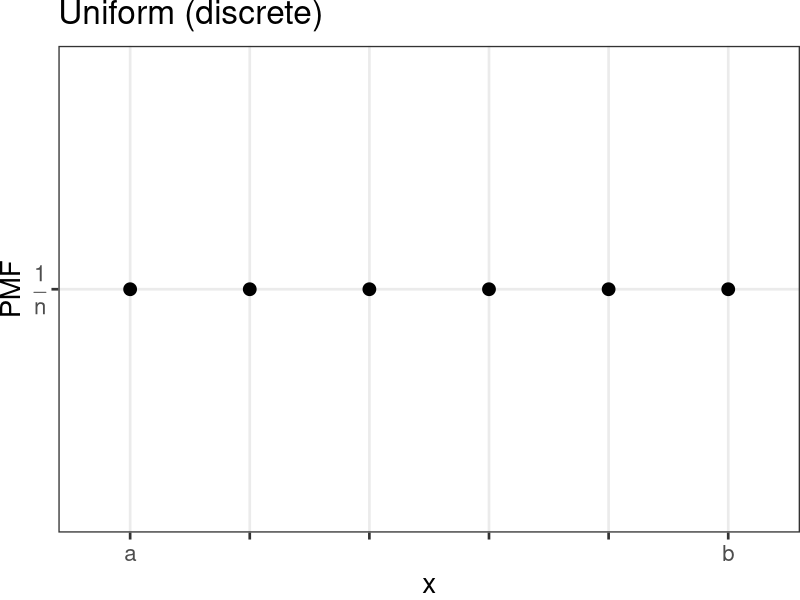
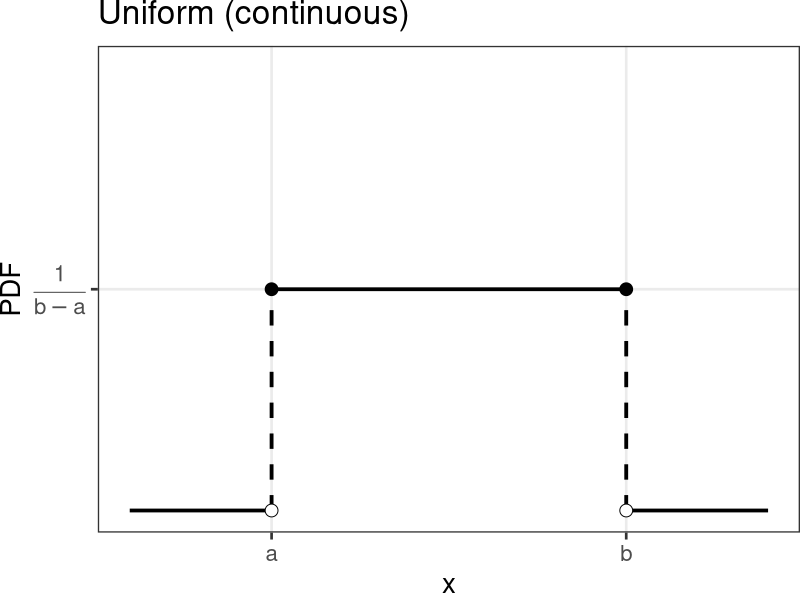
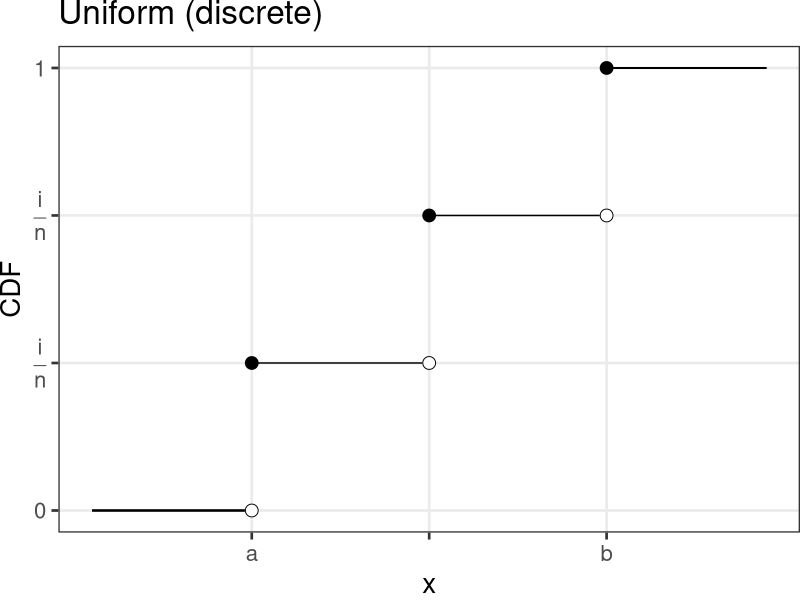
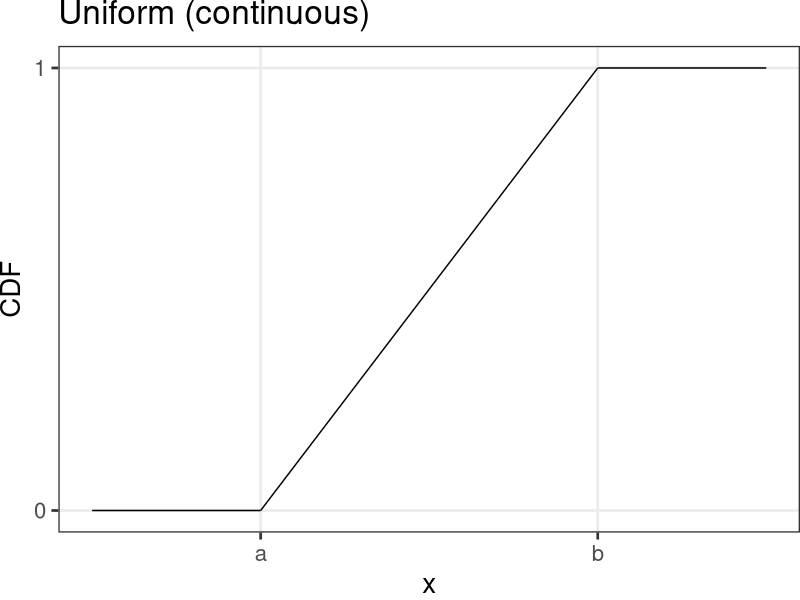
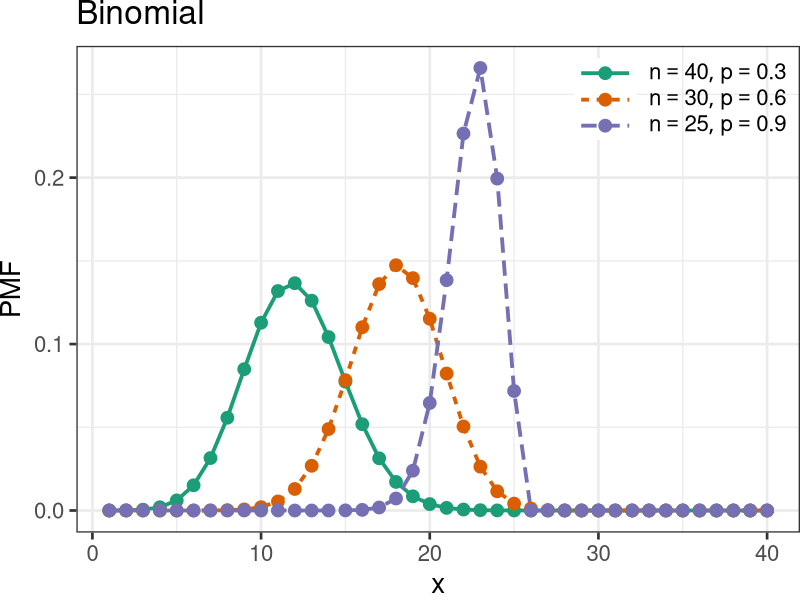
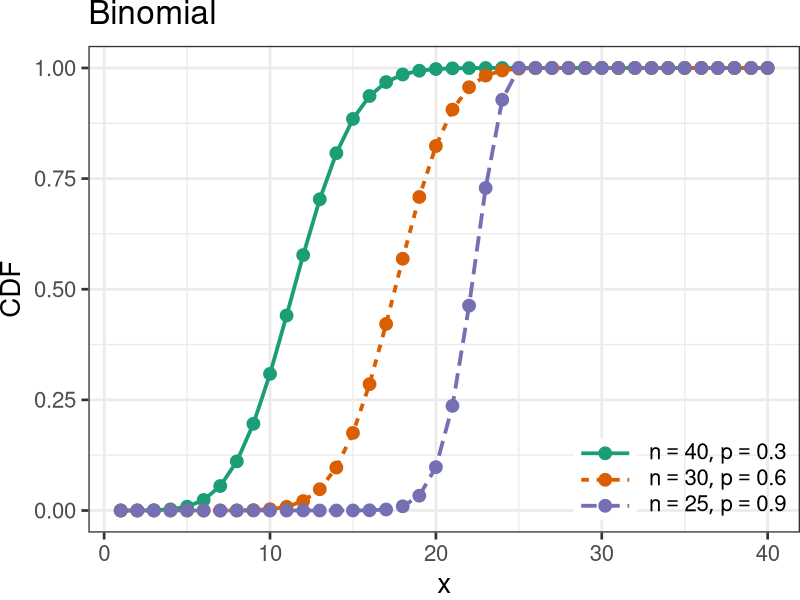
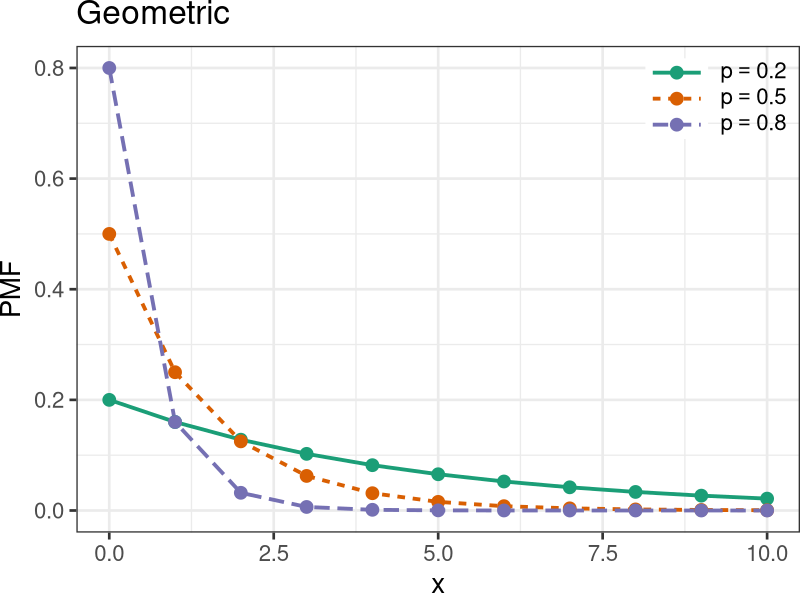
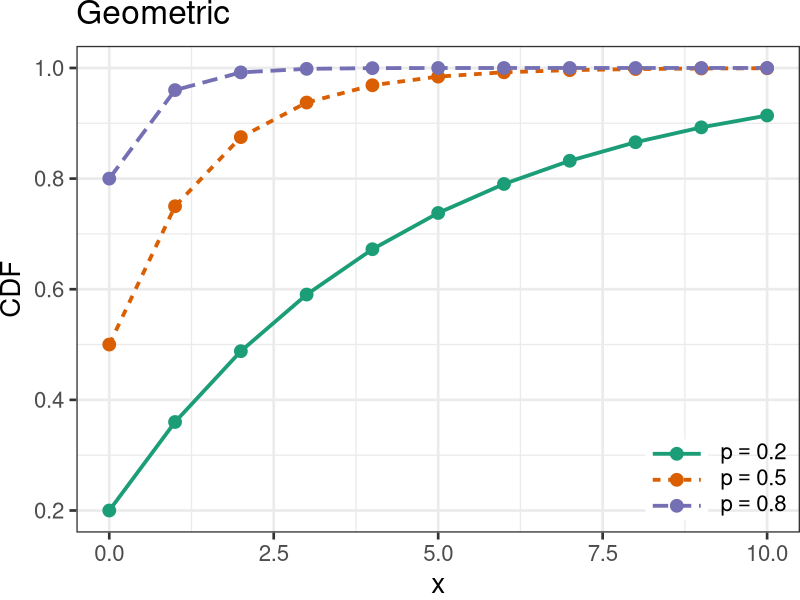

The R source for these figures, in order:
# Install needed packages if necessary
needed_packages = c("ggplot2", "reshape2", "grid", "RColorBrewer", "VGAM")
if (length(setdiff(needed_packages, rownames(installed.packages()))) > 0) {
  install.packages(setdiff(needed_packages, rownames(installed.packages())),
                   dependencies=TRUE, repos="http://cran.r-project.org")
}

library(ggplot2)
library(reshape2)
library(grid)
library(RColorBrewer)
library(VGAM) # [dp]pareto

# The default build remains English. Set STAT_COOKBOOK_LANG=ru to create the
# localized plots for the Russian edition in ru/figs/.
language = Sys.getenv("STAT_COOKBOOK_LANG", "en")
if (!language %in% c("en", "ru"))
  stop("STAT_COOKBOOK_LANG must be 'en' or 'ru'")

plot.titles.ru = c(
  "Uniform (discrete)" = "Равномерное (дискретное)",
  "Uniform (continuous)" = "Равномерное (непрерывное)",
  "Binomial" = "Биномиальное",
  "Geometric" = "Геометрическое",
  "Poisson" = "Пуассона",
  "Normal" = "Нормальное",
  "Log-Normal" = "Логнормальное",
  "Exponential" = "Экспоненциальное",
  "Gamma" = "Гамма",
  "Inverse Gamma" = "Обратное гамма-распределение",
  "Beta" = "Бета",
  "Weibull" = "Вейбулла",
  "Pareto" = "Парето"
)

localize.title = function(title) {
  if (language != "ru" || !is.character(title))
    return(title)
  translated = unname(plot.titles.ru[title])
  if (length(translated) == 0 || is.na(translated)) title else translated
}

localize.mode = function(mode) {
  if (language != "ru")
    return(toupper(mode))
  c(pmf="Функция\nвероятностей",
    pdf="Плотность\nвероятности",
    cdf="Функция\nраспределения")[[mode]]
}

line_width = 1.3
point_size = 4
theme_set(theme_bw(base_size=20,
                   base_family=if (language == "ru") "Arial" else ""))
theme_update(legend.background=element_rect(fill=alpha("white", 0)),
             legend.key=element_rect(colour="white"),
             legend.key.width=unit(3, "lines"),
             plot.margin=unit(rep(0, 4), "lines"))

# FIXME: is it possible to move this statement into theme_update?
scale_color_discrete = function(...) scale_color_brewer(..., palette="Dark2")


# --------------------------------------------------------------------------- #

make.dist.fn <- function(mode, dist) {
  if (mode == "cdf")
    eval(parse(text=paste("p", dist, sep="")))
  else if (mode == "pdf" || mode == "pmf")
    eval(parse(text=paste("d", dist, sep="")))
  else
    stop("invalid mode: must be 'cdf' or 'pdf/pmf'")
}

make.data <- function(mode, dist, theta, xseq) {
  dist.fn <- make.dist.fn(mode, dist)
  unary <- function(...) function(x) dist.fn(x, ...)
  data.fns <- apply(theta, 1, function(x) do.call(unary, as.list(t(x))))
  values <- data.frame(sapply(data.fns, function(f) f(xseq)))
  cbind(x=xseq, values)
}

plot.dist <- function(xseq, theta, dist, mode, title, lab.fn) {
  values <- make.data(mode, dist, theta, xseq)
  molten <- melt(values, 1)
  labels <- apply(theta, 1, function(x) do.call(lab.fn, as.list(t(x))))
  p <- ggplot(molten, aes(x=x, y=value, color=variable, linetype=variable)) +
       ggtitle(localize.title(title)) +
       ylab(localize.mode(mode)) +
       scale_color_discrete(labels=labels) +
       scale_linetype_discrete(labels=labels)

  # We position the legend for CDFs bottom-right and for P[MD]Fs top-right.
  if (mode == "cdf")
    p <- p + theme(legend.title=element_blank(),
                   legend.justification=c(1, 0),
                   legend.position=c(1, 0))
  else
    p <- p + theme(legend.title=element_blank(),
                   legend.justification=c(1, 1),
                   legend.position=c(1, 1))
  p
}

plot.discrete <- function(from, to, ...) {
  xseq <- seq(from, to)
  plot.dist(xseq, ...) +
    geom_line(size=line_width) +
    geom_point(size=point_size)
}

plot.continuous <- function(from, to, ...) {
  xseq <- seq(from, to, by=0.01)
  plot.dist(xseq, ...) +
    geom_line(size=line_width)
}

# --------------------------------------------------------------------------- #

plot.uniform.cdf.discrete <- function() {
  xseq <- 3:7
  x <- melt(as.data.frame(cbind(xseq, ecdf(xseq)(xseq))), 1)
  ggplot(x, aes(x=xseq, y=value)) +
    geom_point(size=point_size) +
    geom_segment(aes(x=xseq, y=value, xend=xseq+1, yend=value)) +
    geom_segment(aes(x=3.1, y=0.2, xend=4, yend=0.2)) +
    geom_segment(aes(x=6, y=0.8, xend=6.9, yend=0.8)) +
    geom_point(aes(x=xseq+1), size=point_size, color="white", shape=19) +
    geom_point(aes(x=xseq+1), size=point_size, shape=1) +
    ggtitle(localize.title("Uniform (discrete)")) +
    labs(x="x", y=localize.mode("cdf")) +
    theme(panel.grid.minor=element_blank()) +
    scale_x_continuous(name="x", limits=c(3.1, 6.9), breaks=4:6,
                       labels=c("a", "", "b")) +
    scale_y_continuous(name=localize.mode("cdf"), limits=c(0.2, 0.8),
                       breaks=c(0.2, 0.4, 0.6, 0.8),
                       labels=c(0, expression(frac(i, n)),
                                expression(frac(i, n)), 1.0))
}

plot.uniform.cdf.continuous <- function() {
  x <- as.data.frame(rbind(c(0,0,2,0), c(2,0,6,1), c(6,1,8,1)))
  ggplot(x) +
    geom_segment(aes(x=V1, y=V2, xend=V3, yend=V4)) +
    ggtitle(localize.title("Uniform (continuous)")) +
    labs(x="x", y=localize.mode("cdf")) +
    theme(panel.grid.minor=element_blank()) +
    scale_x_continuous(breaks=c(2,6), labels=c("a", "b")) +
    scale_y_continuous(limits=0:1, breaks=0:1, labels=0:1)
}

plot.uniform.pmf <- function() {
  xseq <- 3:8
  ggplot(data.frame(x0=factor(xseq), x1=xseq, y0=0, y1=0.5)) +
    aes(x=x0, y=y1) +
    geom_point(size=point_size) +
#    geom_segment(aes(x=x1, xend=x1, y=y0, yend=y1), linetype="dashed") +
    labs(title=localize.title("Uniform (discrete)")) +
    theme(panel.grid.minor=element_blank()) +
    scale_x_discrete(name="x",
                     breaks=xseq,
                     limits=1:10,
                     labels=c("a", rep("", length(xseq)-2), "b")) +
    scale_y_continuous(name=localize.mode("pmf"),
                       breaks=0.5,
                       limits=0:1,
                       labels=expression(frac(1, n)))
}

plot.uniform.pdf <- function() {
  solid <- data.frame(x0=c(1, 3,   8),
                      x1=c(3, 8,  10),
                      y0=c(0, 0.5, 0),
                      y1=c(0, 0.5, 0))
  dashed <- data.frame(x0=c(solid[1,2], solid[3,1]),
                       x1=c(solid[1,2], solid[2,2]),
                       y0=c(solid[1,3], solid[3,3]),
                       y1=c(solid[2,3], solid[2,4]))
  filled <- data.frame(x=c(solid[2,1], solid[3,1]),
                       y=c(solid[2,3], solid[2,3]))
  hollow <- data.frame(x=c(solid[2,1], solid[3,1]),
                       y=c(solid[1,3], solid[3,3]))

  ggplot(solid) +
    geom_segment(aes(x=x0, xend=x1, y=y0, yend=y1), size=line_width) +
    geom_segment(data=dashed,
                 aes(x=x0, xend=x1, y=y0, yend=y1),
                 size=line_width,
                 linetype="dashed") +
    geom_point(data=filled, aes(x=x, y=y), size=point_size) +
    geom_point(data=hollow, aes(x=x, y=y), size=point_size, shape=21,
               fill="white") +
    theme(panel.grid.minor=element_blank()) +
    ggtitle(localize.title("Uniform (continuous)")) +
    scale_x_continuous(name="x",
                       breaks=c(solid[1,2], solid[3,1]),
                       limits=c(solid[1,1], solid[3,2]),
                       labels=c("a", "b")) +
    scale_y_continuous(name=localize.mode("pdf"),
                       breaks=solid[2,3],
                       limits=0:1,
                       labels=expression(frac(1, b-a)))
}

# --------------------------------------------------------------------------- #

plot.binomial = function(mode, xmin=1, xmax=40,
                         theta=data.frame(n=c(40, 30, 25), p=c(0.3, 0.6, 0.9)),
                         title="Binomial") {
  lab.fn <- function(x, y) substitute(list(n==i, p==j), list(i=x, j=y))
  plot.discrete(xmin, xmax, theta, "binom", mode, title, lab.fn)
}

plot.geometric <- function(mode, xmin=0, xmax=10,
                           theta=data.frame(p=c(0.2, 0.5, 0.8)),
                           title="Geometric") {
  lab.fn <- function(x) substitute(p==i, list(i=x))
  plot.discrete(xmin, xmax, theta, "geom", mode, title, lab.fn)
}

plot.poisson <- function(mode, xmin=0, xmax=20,
                         theta=data.frame(lambda=c(1,4,10)),
                         title="Poisson") {
  lab.fn <- function(x) substitute(lambda==i, list(i=x))
  plot.discrete(xmin, xmax, theta, "pois", mode, title, lab.fn)
}

# --------------------------------------------------------------------------- #

plot.normal <- function(mode, xmin=-5, xmax=5,
                        theta=data.frame(mu=c(0,0,0,-2), s2=c(0.2,1,5,0.5)),
                        title="Normal") {
  lab.fn <- function(x, y) substitute(list(mu==i, sigma^2==j), list(i=x, j=y))
  plot.continuous(xmin, xmax, theta, "norm", mode, title, lab.fn)
}

plot.lognormal <- function(mode, xmin=0, xmax=3,
                          theta=data.frame(mu=c(0,2,0,1/2,1/4,1/8),
                              s2=c(3,2,1,1,1,1)), title="Log-Normal") {
  lab.fn <- function(x, y) substitute(list(mu==i, sigma^2==j), list(i=x, j=y))
  p <- plot.continuous(xmin, xmax, theta, "lnorm", mode, title, lab.fn)
  if (mode == "cdf")
    p <- p + theme(legend.justification=c(0, 1), legend.position=c(0, 1))

  p
}

plot.student <- function(mode, xmin=-5, xmax=5,
                        theta=data.frame(c(1,2,5,Inf)),
                        title=if (language == "ru")
                          expression("Стьюдента" ~ italic(t)) else
                          expression(bold("Student\'s") ~ italic(t))) {
  lab.fn <- function(x) {
    if (x == Inf)
      quote(nu==infinity)
    else
      substitute(nu==i, list(i=x))
  }

  plot.continuous(xmin, xmax, theta, "t", mode, title, lab.fn)
}

plot.chisquare <- function(mode, xmin=0, xmax=8,
                           theta=data.frame(1:5),
                           title=expression(chi^2)) {
  lab.fn <- function(x) substitute(k==i, list(i=x))
  plot.continuous(xmin, xmax, theta, "chisq", mode, title, lab.fn)
}

plot.f <- function(mode, xmin=0, xmax=5,
                   theta=data.frame(d1=c(1,2,5,100,100), d2=c(1,1,2,1,100)),
                   title="F") {
  lab.fn <- function(x, y) substitute(list(d[1]==i, d[2]==j), list(i=x, j=y))
  plot.continuous(xmin, xmax, theta, "f", mode, title, lab.fn)
}

plot.exp <- function(mode, xmin=0, xmax=5,
                     theta=data.frame(c(2,1,0.4)),
                     title="Exponential") {
  lab.fn <- function(x) substitute(beta==i, list(i=1/x))
  plot.continuous(xmin, xmax, theta, "exp", mode, title, lab.fn)
}

plot.gamma <- function(mode, xmin=0, xmax=20,
                       theta=data.frame(a=c(1,2,3,5,9), b=c(0.5,0.5,0.5,1,2)),
                       title="Gamma") {
  lab.fn <- function(x, y) substitute(list(alpha==i, beta==j), list(i=x, j=y))
  plot.continuous(xmin, xmax, theta, "gamma", mode, title, lab.fn)
}

dinvgamma <- function(x, shape = 1, rate = 1, scale = 1/rate, log = FALSE) {
  logval <- shape * log(rate) - lgamma(shape) - (shape+1) * log(x) - rate/x
  if (log)
    logval
  else
    exp(logval)
}

pinvgamma <- function(q, shape = 1, rate = 1, scale = 1/rate,
                      lower.tail = TRUE, log.p = FALSE) {
  pgamma(1 / q, shape, rate, scale, !lower.tail, log.p)
}

plot.invgamma <- function(mode, xmin=0, xmax=5,
                          theta=data.frame(a=c(1,2,3,3), b=c(1,1,1,0.5)),
                          title="Inverse Gamma") {
  lab.fn <- function(x, y) substitute(list(alpha==i, beta==j), list(i=x, j=y))
  plot.continuous(xmin, xmax, theta, "invgamma", mode, title, lab.fn)
}

#plot.dirichlet = function()
#{
#  require(MCMCpack)
#
#  a = list(c(6,2,2), c(3,7,5), c(6,2,6), c(2,3,4))
#  seqs = seq(0, 15, by=0.01) # FIXME: choose right input
#  f = function(v) ddirichlet(cbind(seqs, seqs, seqs), v)
#
#  # TODO
#  mapply(f, a, b)
#
#  s = function(k) substitute(list(alpha == i), list(i=a[k]))
#  labs = lapply(1:length(a), s)
#}

plot.beta <- function(mode, xmin=0, xmax=1,
                       theta=data.frame(a=c(0.5,5,1,2,2), b=c(0.5,1,3,2,5)),
                       title="Beta") {
  lab.fn <- function(x, y) substitute(list(alpha==i, beta==j), list(i=x, j=y))
  p <- plot.continuous(xmin, xmax, theta, "beta", mode, title, lab.fn)

  if (mode == "cdf")
    p <- p + theme(legend.justification=c(0, 1), legend.position=c(0, 1))
  else
    p <- p + theme(legend.justification=c(0.5, 1), legend.position=c(0.5, 1))

  p
}

plot.weibull <- function(mode, xmin=0, xmax=2.5,
                         theta=data.frame(lambda=c(1,1,1,1), k=c(0.5,1,1.5,5)),
                         title="Weibull") {
  lab.fn <- function(x, y) substitute(list(lambda==i, k==j), list(i=x, j=y))
  plot.continuous(xmin, xmax, theta, "weibull", mode, title, lab.fn)
}

plot.pareto <- function(mode, xmin=0.8, xmax=2.5,
                        theta=data.frame(xm=c(1,1,1), a=c(1,2,4)),
                        title="Pareto") {
  lab.fn <- function(x, y) substitute(list(x[m]==i, k==j), list(i=x, j=y))
  plot.continuous(xmin, xmax, theta, "pareto", mode, title, lab.fn)
}

# --------------------------------------------------------------------------- #

store <- function(name, p) {
  output_dir = if (language == "ru") "ru/figs" else "."
  if (language == "ru")
    dir.create(output_dir, recursive=TRUE, showWarnings=FALSE)
  output = file.path(output_dir, paste(name, "pdf", sep="."))
  if (language == "ru")
    ggsave(output, p, device=cairo_pdf, family="Arial")
  else
    ggsave(output, p)
}

store("uniform-pmf", plot.uniform.pmf())
store("uniform-pdf", plot.uniform.pdf())
store("uniform-cdf-discrete", plot.uniform.cdf.discrete())
store("uniform-cdf-continuous", plot.uniform.cdf.continuous())

store("binomial-pmf", plot.binomial("pmf"))
store("binomial-cdf", plot.binomial("cdf"))
store("geometric-pmf", plot.geometric("pmf"))
store("geometric-cdf", plot.geometric("cdf"))
store("poisson-pmf", plot.poisson("pmf"))
store("poisson-cdf", plot.poisson("cdf"))

store("normal-pdf", plot.normal("pdf"))
store("normal-cdf", plot.normal("cdf"))
store("lognormal-pdf", plot.lognormal("pdf") + ylim(0,1))
store("lognormal-cdf", plot.lognormal("cdf"))
store("student-pdf", plot.student("pdf"))
store("student-cdf", plot.student("cdf"))
store("chisquare-pdf", plot.chisquare("pdf") + ylim(0,1))
store("chisquare-cdf", plot.chisquare("cdf"))
store("f-pdf", plot.f("pdf"))
store("f-cdf", plot.f("cdf"))
store("exponential-pdf", plot.exp("pdf"))
store("exponential-cdf", plot.exp("cdf"))
store("gamma-pdf", plot.gamma("pdf"))
store("gamma-cdf", plot.gamma("cdf"))
store("invgamma-pdf", plot.invgamma("pdf"))
store("invgamma-cdf", plot.invgamma("cdf"))
store("beta-pdf", plot.beta("pdf"))
store("beta-cdf", plot.beta("cdf"))
store("weibull-pdf", plot.weibull("pdf"))
store("weibull-cdf", plot.weibull("cdf"))
store("pareto-pdf", plot.pareto("pdf"))
store("pareto-cdf", plot.pareto("cdf"))
